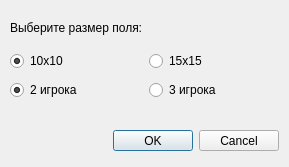
<?xml version="1.0" encoding="UTF-8"?>
<ui version="4.0">
 <class>CreateFieldWindow</class>
 <widget class="QDialog" name="CreateFieldWindow">
  <property name="geometry">
   <rect>
    <x>0</x>
    <y>0</y>
    <width>289</width>
    <height>167</height>
   </rect>
  </property>
  <property name="windowTitle">
   <string>Начать игру</string>
  </property>
  <widget class="QDialogButtonBox" name="buttonBox">
   <property name="geometry">
    <rect>
     <x>10</x>
     <y>130</y>
     <width>269</width>
     <height>21</height>
    </rect>
   </property>
   <property name="orientation">
    <enum>Qt::Horizontal</enum>
   </property>
   <property name="standardButtons">
    <set>QDialogButtonBox::Cancel|QDialogButtonBox::Ok</set>
   </property>
  </widget>
  <widget class="QWidget" name="horizontalLayoutWidget_2">
   <property name="geometry">
    <rect>
     <x>10</x>
     <y>70</y>
     <width>271</width>
     <height>41</height>
    </rect>
   </property>
   <layout class="QHBoxLayout" name="horizontalLayout_2">
    <item>
     <widget class="QRadioButton" name="players_2">
      <property name="text">
       <string>2 игрока</string>
      </property>
      <property name="checked">
       <bool>true</bool>
      </property>
     </widget>
    </item>
    <item>
     <widget class="QRadioButton" name="players_3">
      <property name="text">
       <string>3 игрока</string>
      </property>
      <property name="checked">
       <bool>false</bool>
      </property>
     </widget>
    </item>
   </layout>
  </widget>
  <widget class="QWidget" name="verticalLayoutWidget">
   <property name="geometry">
    <rect>
     <x>10</x>
     <y>10</y>
     <width>271</width>
     <height>61</height>
    </rect>
   </property>
   <layout class="QVBoxLayout" name="verticalLayout">
    <item>
     <widget class="QLabel" name="label">
      <property name="text">
       <string>Выберите размер поля:</string>
      </property>
     </widget>
    </item>
    <item>
     <layout class="QHBoxLayout" name="horizontalLayout">
      <item>
       <widget class="QRadioButton" name="tenxten">
        <property name="text">
         <string>10х10 </string>
        </property>
        <property name="checked">
         <bool>true</bool>
        </property>
       </widget>
      </item>
      <item>
       <widget class="QRadioButton" name="fifteenxfifteen">
        <property name="text">
         <string>15х15 </string>
        </property>
       </widget>
      </item>
     </layout>
    </item>
   </layout>
  </widget>
 </widget>
 <resources/>
 <connections>
  <connection>
   <sender>buttonBox</sender>
   <signal>accepted()</signal>
   <receiver>CreateFieldWindow</receiver>
   <slot>accept()</slot>
   <hints>
    <hint type="sourcelabel">
     <x>248</x>
     <y>254</y>
    </hint>
    <hint type="destinationlabel">
     <x>157</x>
     <y>274</y>
    </hint>
   </hints>
  </connection>
  <connection>
   <sender>buttonBox</sender>
   <signal>rejected()</signal>
   <receiver>CreateFieldWindow</receiver>
   <slot>reject()</slot>
   <hints>
    <hint type="sourcelabel">
     <x>316</x>
     <y>260</y>
    </hint>
    <hint type="destinationlabel">
     <x>286</x>
     <y>274</y>
    </hint>
   </hints>
  </connection>
 </connections>
</ui>
